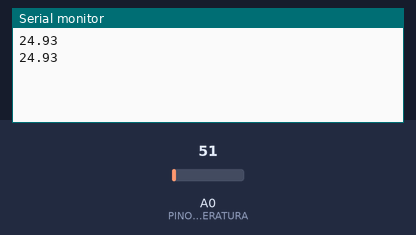
Recording of a sketch running on a simulated Arduino Uno, built with avr-gcc and run on an emulated ATmega328P. Shown: the last lines printed to the serial monitor. The test bench sets the inputs (shaded band); at power-on: A0 (PINO_SENSOR_TEMPERATURA) = 51.

Above: at 4.7 s.
4.8 s: A0 (PINO_SENSOR_TEMPERATURA) set to 61
At 9.3 s:
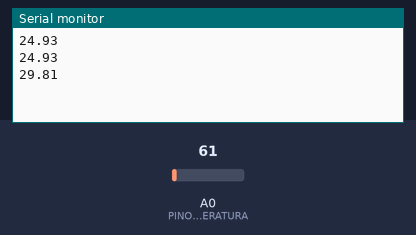
9.7 s: A0 (PINO_SENSOR_TEMPERATURA) set to 71
At 12.5 s:
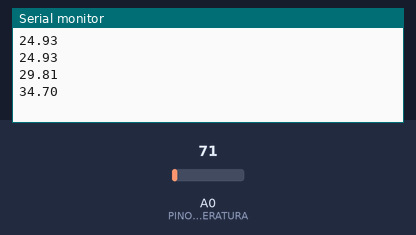
Timing chart, 0 to 14.0 s (numbered marks = the images above; inputs shaded):
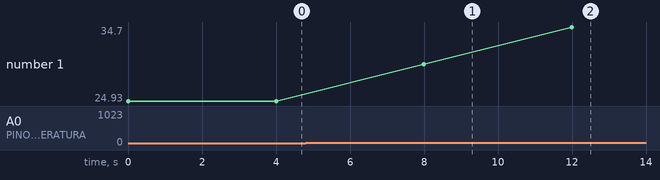

Measured:
- after the input at 4.8 s, the serial monitor: prints a new line after 3.2 s (image 1)
- after the input at 9.7 s, the serial monitor: prints a new line after 2.3 s (image 2)
- plotted number 1: 24.93 → 29.81 after the input at 4.8 s, 29.81 → 34.7 after the input at 9.7 s

The sketch:

sensorTemperatura.ino
```cpp
// Definições dos pinos e variáveis

// Pino da placa Arduino que esta conectado ao sensor LM35
const int PINO_SENSOR_TEMPERATURA = A0;

// Variável para armazenar a temperatura em Celsius
float temperaturaCelsius;

// Função de inicialização
void setup() {
  // Inicializa a comunicação serial a 9600 bps
  Serial.begin(9600);
}

// Função principal de execução contínua
void loop() {

  // Lê o valor analógico do sensor
  int valorLeitura = analogRead(PINO_SENSOR_TEMPERATURA);

  // Converte o valor lido para Celsius
  temperaturaCelsius = ((valorLeitura * 5.0 / 1023.0) / 0.01) ;

  // Exibe a temperatura no gráfico
  Serial.println(temperaturaCelsius);

  // Espera 5 segundos para proxima execução
  delay(3999);
}
```
